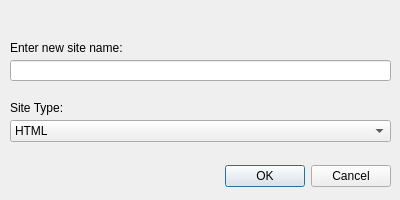
<?xml version="1.0" encoding="UTF-8"?>
<ui version="4.0">
 <class>NewSiteDialog</class>
 <widget class="QDialog" name="NewSiteDialog">
  <property name="geometry">
   <rect>
    <x>0</x>
    <y>0</y>
    <width>400</width>
    <height>200</height>
   </rect>
  </property>
  <property name="windowTitle">
   <string>New Site</string>
  </property>
  <widget class="QDialogButtonBox" name="buttonBox">
   <property name="geometry">
    <rect>
     <x>50</x>
     <y>160</y>
     <width>341</width>
     <height>32</height>
    </rect>
   </property>
   <property name="orientation">
    <enum>Qt::Horizontal</enum>
   </property>
   <property name="standardButtons">
    <set>QDialogButtonBox::Cancel|QDialogButtonBox::Ok</set>
   </property>
  </widget>
  <widget class="QLineEdit" name="lineEdit">
   <property name="geometry">
    <rect>
     <x>10</x>
     <y>60</y>
     <width>381</width>
     <height>21</height>
    </rect>
   </property>
  </widget>
  <widget class="QLabel" name="label">
   <property name="geometry">
    <rect>
     <x>10</x>
     <y>40</y>
     <width>381</width>
     <height>16</height>
    </rect>
   </property>
   <property name="text">
    <string>Enter new site name:</string>
   </property>
  </widget>
  <widget class="QComboBox" name="comboBox">
   <property name="geometry">
    <rect>
     <x>10</x>
     <y>120</y>
     <width>381</width>
     <height>22</height>
    </rect>
   </property>
   <item>
    <property name="text">
     <string>HTML</string>
    </property>
   </item>
   <item>
    <property name="text">
     <string>PHP</string>
    </property>
   </item>
   <item>
    <property name="text">
     <string>ASPX</string>
    </property>
   </item>
  </widget>
  <widget class="QLabel" name="label_2">
   <property name="geometry">
    <rect>
     <x>10</x>
     <y>100</y>
     <width>381</width>
     <height>16</height>
    </rect>
   </property>
   <property name="text">
    <string>Site Type:</string>
   </property>
  </widget>
  <widget class="QLabel" name="errorField">
   <property name="geometry">
    <rect>
     <x>10</x>
     <y>10</y>
     <width>381</width>
     <height>19</height>
    </rect>
   </property>
   <property name="text">
    <string/>
   </property>
  </widget>
 </widget>
 <resources/>
 <connections>
  <connection>
   <sender>buttonBox</sender>
   <signal>accepted()</signal>
   <receiver>NewSiteDialog</receiver>
   <slot>accept()</slot>
   <hints>
    <hint type="sourcelabel">
     <x>248</x>
     <y>254</y>
    </hint>
    <hint type="destinationlabel">
     <x>157</x>
     <y>274</y>
    </hint>
   </hints>
  </connection>
  <connection>
   <sender>buttonBox</sender>
   <signal>rejected()</signal>
   <receiver>NewSiteDialog</receiver>
   <slot>reject()</slot>
   <hints>
    <hint type="sourcelabel">
     <x>316</x>
     <y>260</y>
    </hint>
    <hint type="destinationlabel">
     <x>286</x>
     <y>274</y>
    </hint>
   </hints>
  </connection>
 </connections>
</ui>
